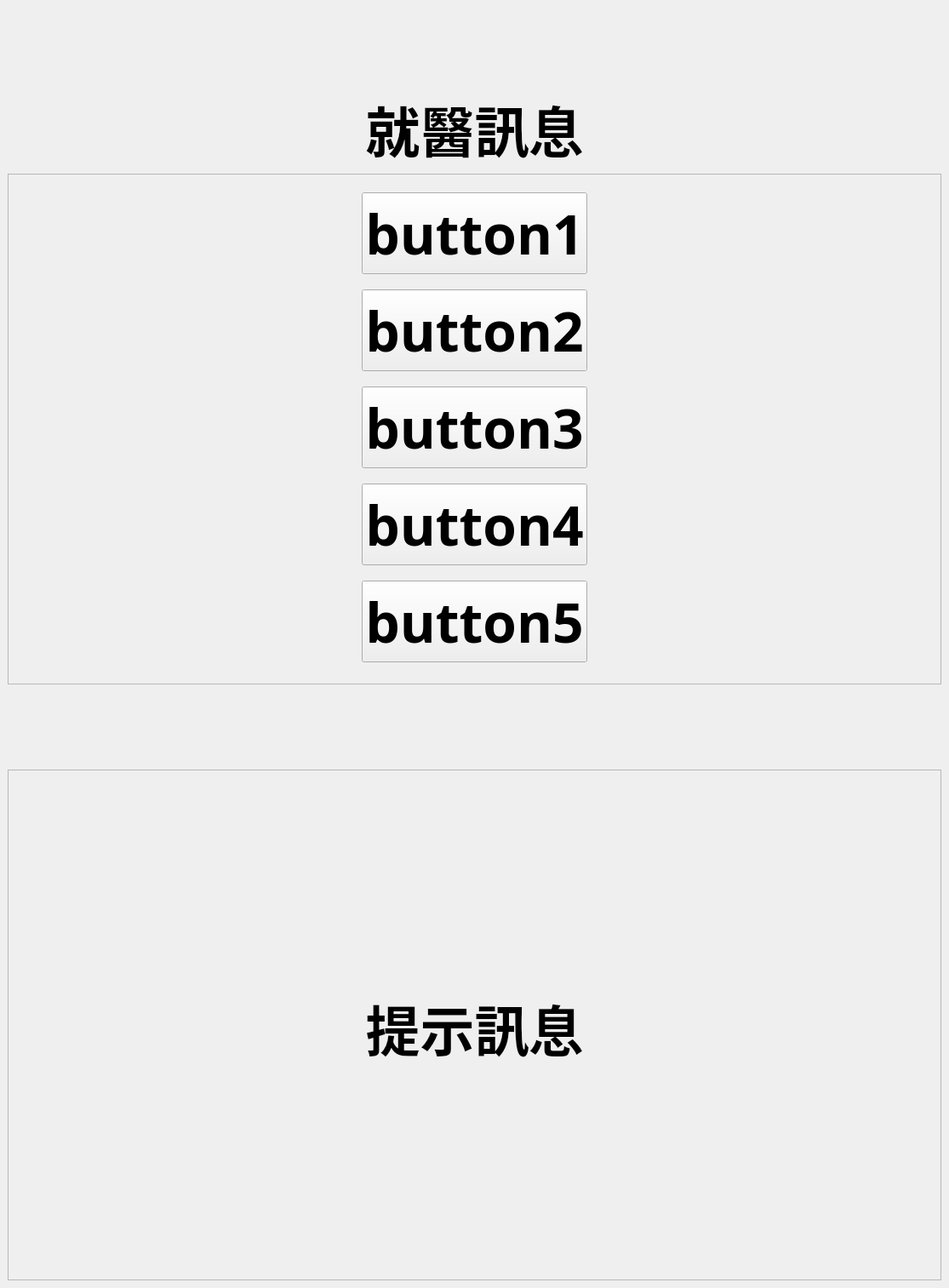
<?xml version="1.0" encoding="UTF-8"?>
<ui version="4.0">
 <class>WindowRegistration</class>
 <widget class="QMainWindow" name="WindowRegistration">
  <property name="geometry">
   <rect>
    <x>0</x>
    <y>0</y>
    <width>1115</width>
    <height>1513</height>
   </rect>
  </property>
  <property name="windowTitle">
   <string>主畫面</string>
  </property>
  <widget class="QWidget" name="centralwidget">
   <layout class="QGridLayout" name="gridLayout">
    <item row="3" column="0">
     <spacer name="verticalSpacer_3">
      <property name="orientation">
       <enum>Qt::Vertical</enum>
      </property>
      <property name="sizeHint" stdset="0">
       <size>
        <width>20</width>
        <height>40</height>
       </size>
      </property>
     </spacer>
    </item>
    <item row="2" column="0">
     <widget class="QFrame" name="frame_3">
      <property name="minimumSize">
       <size>
        <width>0</width>
        <height>600</height>
       </size>
      </property>
      <property name="frameShape">
       <enum>QFrame::StyledPanel</enum>
      </property>
      <property name="frameShadow">
       <enum>QFrame::Raised</enum>
      </property>
      <layout class="QGridLayout" name="gridLayout_2">
       <item row="3" column="1">
        <widget class="QPushButton" name="pushButton_4">
         <property name="font">
          <font>
           <family>微軟正黑體</family>
           <pointsize>48</pointsize>
           <weight>75</weight>
           <bold>true</bold>
          </font>
         </property>
         <property name="text">
          <string>button4</string>
         </property>
        </widget>
       </item>
       <item row="0" column="0">
        <spacer name="horizontalSpacer">
         <property name="orientation">
          <enum>Qt::Horizontal</enum>
         </property>
         <property name="sizeHint" stdset="0">
          <size>
           <width>40</width>
           <height>20</height>
          </size>
         </property>
        </spacer>
       </item>
       <item row="1" column="2">
        <spacer name="horizontalSpacer_4">
         <property name="orientation">
          <enum>Qt::Horizontal</enum>
         </property>
         <property name="sizeHint" stdset="0">
          <size>
           <width>40</width>
           <height>20</height>
          </size>
         </property>
        </spacer>
       </item>
       <item row="1" column="1">
        <widget class="QPushButton" name="pushButton_2">
         <property name="font">
          <font>
           <family>微軟正黑體</family>
           <pointsize>48</pointsize>
           <weight>75</weight>
           <bold>true</bold>
          </font>
         </property>
         <property name="text">
          <string>button2</string>
         </property>
        </widget>
       </item>
       <item row="2" column="0">
        <spacer name="horizontalSpacer_5">
         <property name="orientation">
          <enum>Qt::Horizontal</enum>
         </property>
         <property name="sizeHint" stdset="0">
          <size>
           <width>40</width>
           <height>20</height>
          </size>
         </property>
        </spacer>
       </item>
       <item row="0" column="1">
        <widget class="QPushButton" name="pushButton_1">
         <property name="font">
          <font>
           <family>微軟正黑體</family>
           <pointsize>48</pointsize>
           <weight>75</weight>
           <bold>true</bold>
          </font>
         </property>
         <property name="styleSheet">
          <string notr="true"/>
         </property>
         <property name="text">
          <string>button1</string>
         </property>
        </widget>
       </item>
       <item row="1" column="0">
        <spacer name="horizontalSpacer_3">
         <property name="orientation">
          <enum>Qt::Horizontal</enum>
         </property>
         <property name="sizeHint" stdset="0">
          <size>
           <width>40</width>
           <height>20</height>
          </size>
         </property>
        </spacer>
       </item>
       <item row="2" column="2">
        <spacer name="horizontalSpacer_6">
         <property name="orientation">
          <enum>Qt::Horizontal</enum>
         </property>
         <property name="sizeHint" stdset="0">
          <size>
           <width>40</width>
           <height>20</height>
          </size>
         </property>
        </spacer>
       </item>
       <item row="2" column="1">
        <widget class="QPushButton" name="pushButton_3">
         <property name="font">
          <font>
           <family>微軟正黑體</family>
           <pointsize>48</pointsize>
           <weight>75</weight>
           <bold>true</bold>
          </font>
         </property>
         <property name="text">
          <string>button3</string>
         </property>
        </widget>
       </item>
       <item row="3" column="0">
        <spacer name="horizontalSpacer_7">
         <property name="orientation">
          <enum>Qt::Horizontal</enum>
         </property>
         <property name="sizeHint" stdset="0">
          <size>
           <width>40</width>
           <height>20</height>
          </size>
         </property>
        </spacer>
       </item>
       <item row="3" column="2">
        <spacer name="horizontalSpacer_8">
         <property name="orientation">
          <enum>Qt::Horizontal</enum>
         </property>
         <property name="sizeHint" stdset="0">
          <size>
           <width>40</width>
           <height>20</height>
          </size>
         </property>
        </spacer>
       </item>
       <item row="0" column="2">
        <spacer name="horizontalSpacer_2">
         <property name="orientation">
          <enum>Qt::Horizontal</enum>
         </property>
         <property name="sizeHint" stdset="0">
          <size>
           <width>40</width>
           <height>20</height>
          </size>
         </property>
        </spacer>
       </item>
       <item row="4" column="1">
        <widget class="QPushButton" name="pushButton_5">
         <property name="font">
          <font>
           <family>微軟正黑體</family>
           <pointsize>48</pointsize>
           <weight>75</weight>
           <bold>true</bold>
          </font>
         </property>
         <property name="text">
          <string>button5</string>
         </property>
        </widget>
       </item>
       <item row="4" column="2">
        <spacer name="horizontalSpacer_9">
         <property name="orientation">
          <enum>Qt::Horizontal</enum>
         </property>
         <property name="sizeHint" stdset="0">
          <size>
           <width>40</width>
           <height>20</height>
          </size>
         </property>
        </spacer>
       </item>
       <item row="4" column="0">
        <spacer name="horizontalSpacer_10">
         <property name="orientation">
          <enum>Qt::Horizontal</enum>
         </property>
         <property name="sizeHint" stdset="0">
          <size>
           <width>40</width>
           <height>20</height>
          </size>
         </property>
        </spacer>
       </item>
      </layout>
     </widget>
    </item>
    <item row="0" column="0">
     <spacer name="verticalSpacer_2">
      <property name="orientation">
       <enum>Qt::Vertical</enum>
      </property>
      <property name="sizeHint" stdset="0">
       <size>
        <width>20</width>
        <height>40</height>
       </size>
      </property>
     </spacer>
    </item>
    <item row="4" column="0">
     <widget class="QFrame" name="frame">
      <property name="minimumSize">
       <size>
        <width>0</width>
        <height>600</height>
       </size>
      </property>
      <property name="maximumSize">
       <size>
        <width>16777215</width>
        <height>16777215</height>
       </size>
      </property>
      <property name="frameShape">
       <enum>QFrame::StyledPanel</enum>
      </property>
      <property name="frameShadow">
       <enum>QFrame::Raised</enum>
      </property>
      <layout class="QVBoxLayout" name="verticalLayout">
       <item>
        <widget class="QFrame" name="frame_2">
         <property name="frameShape">
          <enum>QFrame::StyledPanel</enum>
         </property>
         <property name="frameShadow">
          <enum>QFrame::Raised</enum>
         </property>
        </widget>
       </item>
       <item>
        <spacer name="verticalSpacer_8">
         <property name="orientation">
          <enum>Qt::Vertical</enum>
         </property>
         <property name="sizeHint" stdset="0">
          <size>
           <width>20</width>
           <height>40</height>
          </size>
         </property>
        </spacer>
       </item>
       <item>
        <widget class="QLabel" name="label_hint">
         <property name="font">
          <font>
           <family>微軟正黑體</family>
           <pointsize>48</pointsize>
           <weight>75</weight>
           <bold>true</bold>
          </font>
         </property>
         <property name="text">
          <string>提示訊息</string>
         </property>
         <property name="alignment">
          <set>Qt::AlignCenter</set>
         </property>
        </widget>
       </item>
       <item>
        <spacer name="verticalSpacer_5">
         <property name="orientation">
          <enum>Qt::Vertical</enum>
         </property>
         <property name="sizeHint" stdset="0">
          <size>
           <width>20</width>
           <height>40</height>
          </size>
         </property>
        </spacer>
       </item>
      </layout>
     </widget>
    </item>
    <item row="1" column="0">
     <widget class="QLabel" name="label_message">
      <property name="font">
       <font>
        <family>微軟正黑體</family>
        <pointsize>48</pointsize>
        <weight>75</weight>
        <bold>true</bold>
       </font>
      </property>
      <property name="text">
       <string>就醫訊息</string>
      </property>
      <property name="alignment">
       <set>Qt::AlignCenter</set>
      </property>
     </widget>
    </item>
   </layout>
  </widget>
 </widget>
 <resources/>
 <connections/>
</ui>
